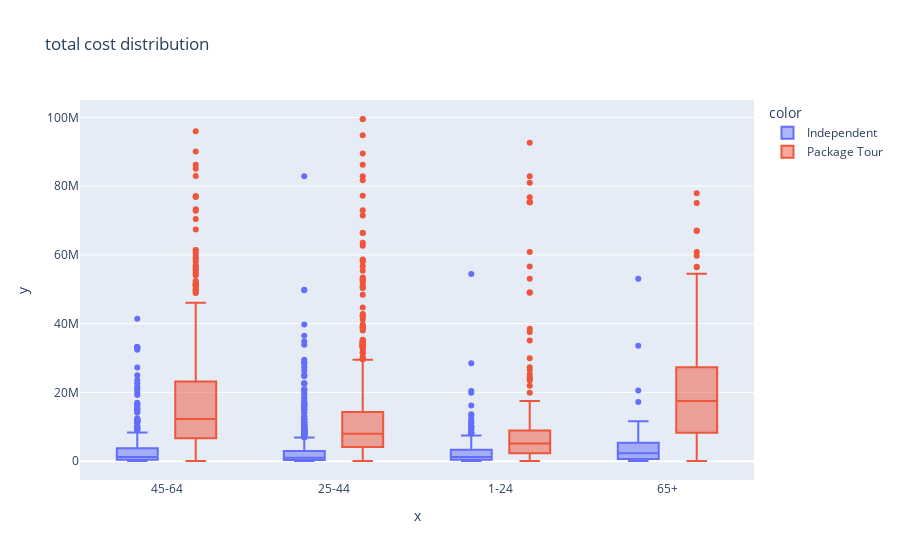

The cell this chart's notebook holds for it:
### Code cell
plt.figure(figsize=(12,7))
fig = px.box(x = train.age_group, y=train.total_cost, color=train.tour_arrangement, title = "total cost distribution")
fig.show()

### Figure 1 — Plotly figure (JSON) as saved in the notebook; plotly's stock layout.template omitted (floating-point values rounded to 4 significant figures; data arrays with more than 128 entries replaced by an {"elided": "..."} marker saying what was removed)
{"data": [{"alignmentgroup": "True", "hovertemplate": "color=Independent<br>x=%{x}<br>y=%{y}<extra></extra>", "legendgroup": "Independent", "marker": {"color": "#636efa"}, "name": "Independent", "notched": false, "offsetgroup": "Independent", "orientation": "v", "showlegend": true, "type": "box", "x": {"elided": "2570 str values"}, "x0": " ", "xaxis": "x", "y": {"elided": "2570 float values"}, "y0": " ", "yaxis": "y"}, {"alignmentgroup": "True", "hovertemplate": "color=Package Tour<br>x=%{x}<br>y=%{y}<extra></extra>", "legendgroup": "Package Tour", "marker": {"color": "#EF553B"}, "name": "Package Tour", "notched": false, "offsetgroup": "Package Tour", "orientation": "v", "showlegend": true, "type": "box", "x": {"elided": "2239 str values"}, "x0": " ", "xaxis": "x", "y": {"elided": "2239 float values"}, "y0": " ", "yaxis": "y"}], "layout": {"autosize": true, "boxmode": "group", "legend": {"title": {"text": "color"}, "tracegroupgap": 0}, "title": {"text": "total cost distribution"}, "xaxis": {"anchor": "y", "autorange": true, "domain": [0, 1], "range": [-0.5139, 3.514], "title": {"text": "x"}, "type": "category"}, "yaxis": {"anchor": "x", "autorange": true, "domain": [0, 1], "range": [-5478000.0, 105100000.0], "title": {"text": "y"}, "type": "linear"}}}
